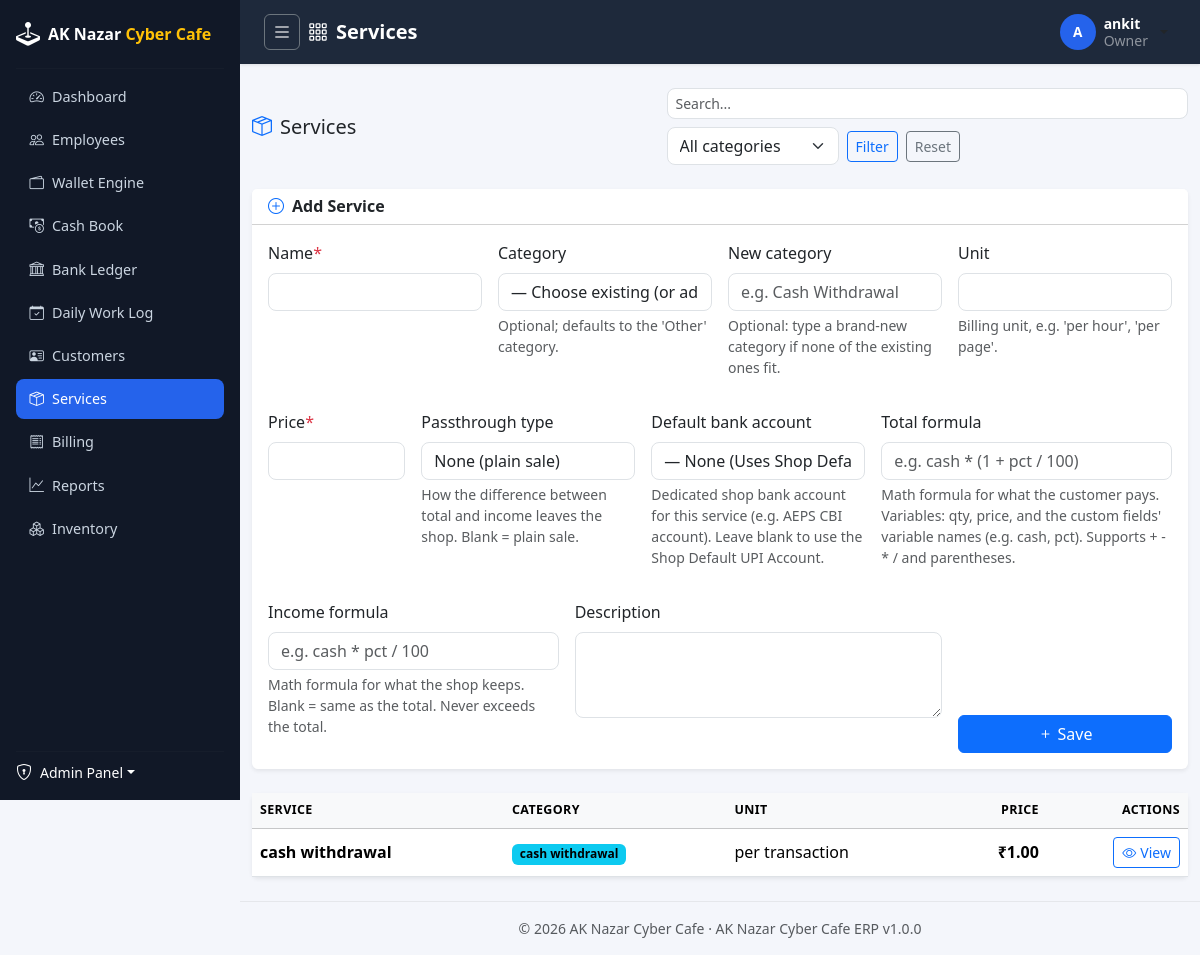
/services/ (signed in), run on the app's committed database.
### apps/accounts/models/user.py (models this page shows, shortened)
class User(BaseModel, AbstractBaseUser, PermissionsMixin):
    username = models.CharField(max_length=150, unique=True, db_index=True)
    email = models.EmailField(unique=True, null=True, blank=True, db_index=True)
    phone = models.CharField(max_length=15, unique=True, null=True, blank=True)
    first_name = models.CharField(max_length=100, blank=True)
    last_name = models.CharField(max_length=100, blank=True)
    is_staff = models.BooleanField(default=False)
    date_joined = models.DateTimeField(auto_now_add=True)
    objects = UserManager()
    USERNAME_FIELD = "username"
    REQUIRED_FIELDS = []
    class Meta:
        ordering = ["-date_joined"]
        verbose_name = "User"
        verbose_name_plural = "Users"
    def get_full_name(self):
        full_name = " ".join(part for part in (self.first_name, self.last_name) if part).strip()
        return full_name or self.username
    def get_short_name(self):
        return self.first_name or self.username

### apps/employees/models/employee.py (models this page shows, shortened)
class Employee(BaseModel):
    user = models.OneToOneField(
        settings.AUTH_USER_MODEL,
        on_delete=models.CASCADE,
        related_name="employee",
        help_text="Login account this employee profile belongs to.",
    )
    employee_code = models.CharField(max_length=20, unique=True, editable=False, db_index=True)
    full_name = models.CharField(max_length=150)
    role = models.CharField(max_length=30, choices=Role.choices, default=Role.STAFF, db_index=True)
    status = models.CharField(
        max_length=30,
        choices=EmploymentStatus.choices,
        default=EmploymentStatus.ACTIVE,
        db_index=True,
    )
    gender = models.CharField(max_length=10, choices=Gender.choices, blank=True)
    date_of_birth = models.DateField(null=True, blank=True)
    date_of_joining = models.DateField(null=True, blank=True)
    personal_phone = models.CharField(max_length=15, blank=True)
    personal_email = models.EmailField(blank=True)
    emergency_contact_name = models.CharField(max_length=150, blank=True)
    emergency_contact_phone = models.CharField(max_length=15, blank=True)
    address_line = models.CharField(max_length=255, blank=True)
    city = models.CharField(max_length=100, blank=True)
    state = models.CharField(max_length=100, blank=True)
    pincode = models.CharField(max_length=10, blank=True)
    id_proof_type = models.CharField(max_length=20, choices=IdProofType.choices, blank=True)
    id_proof_number = models.CharField(max_length=50, blank=True)
    photo = models.ImageField(upload_to="employees/photos/", blank=True, null=True)
    notes = models.TextField(blank=True)
    hourly_rate = money_field(default=0, blank=True)
    can_create_bills = models.BooleanField(
        default=False,
        db_index=True,
        help_text="Grant counter billing & invoice creation access regardless of base role.",
    )
    class Meta:
        ordering = ["-created_at"]
        verbose_name = "Employee"
        verbose_name_plural = "Employees"
        indexes = [
            models.Index(fields=["role", "status"]),
        ]

### apps/services/models/service.py (models this page shows, shortened)
class Service(BaseModel):
    name = models.CharField(max_length=150, unique=True)
    category = models.ForeignKey(
        Category,
        on_delete=models.PROTECT,
        null=True,
        blank=True,
        related_name="services",
        db_index=True,
        help_text="Optional; defaults to the 'Other' category.",
    )
    unit = models.CharField(max_length=50, blank=True, help_text="Billing unit, e.g. 'per hour', 'per page'.")
    price = money_field()
    description = models.TextField(blank=True)
    passthrough_type = models.CharField(
        max_length=20,
        choices=ServicePassThroughType.choices,
        default=ServicePassThroughType.NONE,
        help_text="How pass-through money leaves the shop when this service is billed.",
    )
    total_formula = models.CharField(
        max_length=255,
        blank=True,
        help_text="Optional formula for what the customer is charged. Uses field variables, qty, price. "
        "Leave blank for qty × price.",
    )
    income_formula = models.CharField(
        max_length=255,
        blank=True,
        help_text="Optional formula for what the shop keeps. Leave blank to keep the whole line amount.",
    )
    default_bank_account = models.ForeignKey(
        "finance.BankAccount",
        on_delete=models.SET_NULL,
        null=True,
        blank=True,
        related_name="services",
        help_text="Default/dedicated bank account for this service (e.g. AEPS CBI account)",
    )
    class Meta:
        ordering = ["category__name", "name"]
        verbose_name = "Service"
        verbose_name_plural = "Services"
        indexes = [
            models.Index(fields=["category", "name"]),
        ]
    @property
    def category_name(self) -> str:
        return self.category.name if self.category else "Other"

class Category(BaseModel):
    name = models.CharField(max_length=50, unique=True)
    class Meta:
        ordering = ["name"]
        verbose_name = "Service Category"
        verbose_name_plural = "Service Categories"
    def __str__(self):
        return self.name

### apps/services/views/service.py (the view, shortened to what this page needs)
# urls.py: path("", service_views.ServiceListView.as_view(), name="list"),
class ServiceListView(LoginRequiredMixin, PermissionRequiredMixin, ListView):
    permission_required = "services.view_service"
    template_name = "services/service_list.html"
    context_object_name = "services"
    paginate_by = 20
    def get_queryset(self):
        form = ServiceFilterForm(self.request.GET)
        filters = {}
        if form.is_valid():
            filters = {
                "category": form.cleaned_data.get("category"),
                "q": self.request.GET.get("q", ""),
            }
        return ServiceSelector.list_services(filters)
    def get_context_data(self, **kwargs):
        context = super().get_context_data(**kwargs)
        context["page_title"] = "Services"
        context["filter_form"] = ServiceFilterForm(self.request.GET)
        if self.request.user.has_perm("services.add_service"):
            context["service_form"] = ServiceForm()
        return context

### apps/services/forms/service.py
class ServiceFilterForm(forms.Form):
    category = forms.ModelChoiceField(
        queryset=Category.objects.order_by("name"),
        required=False,
        empty_label="All categories",
        widget=forms.Select(attrs={"class": "form-select"}),
    )

### apps/common/context_processors.py (called while the page is built)
def erp_context(request):
    return {
        "ERP_APP_NAME": settings.ERP_APP_NAME,
        "ERP_APP_VERSION": settings.ERP_APP_VERSION,
        "ERP_COMPANY_NAME": settings.ERP_COMPANY_NAME,
        "ERP_COMPANY_ADDRESS": settings.ERP_COMPANY_ADDRESS,
    }

### apps/common/managers.py (called while the page is built)
    def get_queryset(self):
        return super().get_queryset().filter(deleted_at__isnull=True)

### apps/common/templatetags/erp_tags.py (called while the page is built)
@register.filter(name="inr")
def inr(value, decimal_places: int = 2) -> str:
    if value in (None, ""):
        return "\u20b90.00"
    try:
        amount = Decimal(str(value))
    except Exception:
        return str(value)
    amount = amount.quantize(Decimal("1." + "0" * decimal_places), rounding=ROUND_HALF_UP)
    formatted = number_format(amount, decimal_pos=decimal_places, use_l10n=True)
    return f"\u20b9{formatted}"

@register.filter(name="add_class")
def add_class(field, css_class: str):
    return field.as_widget(attrs={"class": css_class})

### apps/finance/models/bank.py (called while the page is built)
    def __str__(self):
        return f"{self.account_name} ({self.bank_name})"

### apps/services/selectors/service_selector.py (called while the page is built)
    @staticmethod
    def list_services(filters: dict):
        queryset = Service.objects.select_related("category").order_by("category__name", "name")
        category = filters.get("category")
        q = filters.get("q", "")
        if category:
            queryset = queryset.filter(category=category)
        if q:
            queryset = queryset.filter(Q(name__icontains=q) | Q(description__icontains=q))
        return queryset

### templates/services/service_list.html (shortened to what this page needs)
{% extends "base.html" %}
{% load erp_tags %}
{% block content %}
<div class="d-flex flex-wrap align-items-center justify-content-between gap-2 mb-4">
    <h5 class="mb-0"><i class="bi bi-box-seam me-2 text-primary"></i>Services</h5>
    <form method="get" class="d-flex flex-wrap gap-2 align-items-center">
        <input type="text" name="q" class="form-control form-control-sm" placeholder="Search...">
        {% for field in filter_form %}
            <div class="form-group mb-0">{{ field }}</div>
        {% endfor %}
        <button class="btn btn-sm btn-outline-primary">Filter</button>
        <a href="{% url 'services:list' %}" class="btn btn-sm btn-outline-secondary">Reset</a>
    </form>
</div>
{% if service_form %}
    <div class="card shadow-sm border-0 mb-4">
        <div class="card-header bg-white">
            <h6 class="mb-0 fw-semibold"><i class="bi bi-plus-circle me-2 text-primary"></i>Add Service</h6>
        </div>
        <div class="card-body">
            <form method="post" class="row g-3">
                <div class="col-md-3">{% include "includes/field.html" with field=service_form.name %}</div>
                <div class="col-md-3">{% include "includes/field.html" with field=service_form.category %}</div>
                <div class="col-md-3">{% include "includes/field.html" with field=service_form.new_category %}</div>
                <div class="col-md-3">{% include "includes/field.html" with field=service_form.unit %}</div>
                <div class="col-md-2">{% include "includes/field.html" with field=service_form.price %}</div>
                <div class="col-md-3">{% include "includes/field.html" with field=service_form.passthrough_type %}</div>
                <div class="col-md-3">{% include "includes/field.html" with field=service_form.default_bank_account %}</div>
                <div class="col-md-4">{% include "includes/field.html" with field=service_form.total_formula %}</div>
                <div class="col-md-4">{% include "includes/field.html" with field=service_form.income_formula %}</div>
                <div class="col-md-5">{% include "includes/field.html" with field=service_form.description %}</div>
                <div class="col-md-3 d-flex align-items-end">
                    <button type="submit" class="btn btn-primary w-100"><i class="bi bi-plus me-1"></i>Save</button>
                </div>
            </form>
        </div>
    </div>
{% endif %}
<div class="card shadow-sm border-0">
    <div class="table-responsive">
        <table class="table table-hover align-middle mb-0">
            <thead class="table-light">
                <tr>
                    <th scope="col">Service</th>
                    <th scope="col">Category</th>
                    <th scope="col">Unit</th>
                    <th scope="col" class="text-end">Price</th>
                    <th scope="col" class="text-end">Actions</th>
                </tr>
            </thead>
            <tbody>
                {% for service in services %}
                    <tr>
                        <td class="fw-semibold">{{ service.name }}</td>
                        <td><span class="badge text-bg-info">{{ service.category_name }}</span></td>
                        <td>{{ service.unit|default:"—" }}</td>
                        <td class="text-end fw-semibold">{{ service.price|inr }}</td>
                        <td class="text-end">
                            <a href="{% url 'services:detail' service.pk %}" class="btn btn-sm btn-outline-primary">
                                <i class="bi bi-eye me-1"></i>View
                            </a>
                        </td>
                    </tr>
                {% endfor %}
            </tbody>
        </table>
    </div>
</div>
{% endblock %}

### templates/includes/topbar.html (shortened to what this page needs)
<nav class="app-topbar d-flex align-items-center justify-content-between px-3 px-md-4">
    <div class="d-flex align-items-center gap-2">
        <button class="btn btn-sm btn-outline-light d-flex align-items-center justify-content-center p-2 rounded-2 border-secondary" type="button" id="sidebarToggle" title="Toggle Dashboard Sidebar (Expand/Collapse)" style="width: 36px; height: 36px;">
            <i class="bi bi-list fs-5"></i>
        </button>
        <h5 class="mb-0 text-white fw-semibold d-flex align-items-center">
            <i class="bi bi-grid-3x3-gap me-2"></i>{{ page_title|default:"Dashboard" }}
        </h5>
    </div>
    <div class="d-flex align-items-center gap-3">
        <div class="dropdown">
            <button class="btn btn-user dropdown-toggle d-flex align-items-center gap-2" type="button" data-bs-toggle="dropdown">
                <span class="user-avatar d-inline-flex align-items-center justify-content-center">
                    {{ request.user.get_short_name|slice:":1"|upper }}
                </span>
                <span class="d-none d-md-inline text-start lh-sm">
                    <span class="d-block small fw-semibold text-white">{{ request.user.get_full_name }}</span>
                    <span class="d-block small text-white-50">
                        {% if request.user.employee %}{{ request.user.employee.get_role_display }}{% else %}Administrator{% endif %}
                    </span>
                </span>
            </button>
        </div>
    </div>
</nav>

### templates/includes/field.html (shortened to what this page needs)
{% load erp_tags %}
<div class="mb-3">
    <label for="{{ field.id_for_label }}" class="form-label">
        {{ field.label }}{% if field.field.required %}<span class="text-danger">*</span>{% endif %}
    </label>
    {{ field|add_class:"form-control" }}
    {% if field.help_text %}<div class="form-text">{{ field.help_text }}</div>{% endif %}
</div>

### static/css/site.css (style rules this page uses)
:root { --erp-sidebar-bg: #111827; --erp-sidebar-hover: #1f2937; --erp-sidebar-active: #2563eb; --erp-topbar-bg: #1e293b; --erp-accent: #2563eb; --erp-accent-warm: #f59e0b; --erp-content-bg: #f4f6fb; }
body { background: var(--erp-content-bg); font-family: "Segoe UI", system-ui, -apple-system, Roboto, "Helvetica Neue", sans-serif; }
.app-topbar { background: var(--erp-topbar-bg); min-height: 64px; box-shadow: 0 1px 3px rgba(0, 0, 0, 0.1); }
.btn-user { background: transparent; border: none; padding: 0.25rem 0.5rem; }
.user-avatar, .user-avatar-sm, .user-avatar-lg { display: inline-flex; align-items: center; justify-content: center; background: var(--erp-accent); color: #fff; font-weight: 700; border-radius: 50%; flex-shrink: 0; }
.user-avatar { width: 36px; height: 36px; font-size: 0.85rem; }
.form-control, .form-select { border-radius: 0.5rem; }
.table thead th { font-size: 0.78rem; text-transform: uppercase; letter-spacing: 0.03em; }

### data on the page
User: user.get_short_name "A", user.get_full_name "ankit", user.employee.role "Owner"
Service: name "cash withdrawal", category_name "cash withdrawal", unit "per transaction", price|inr "₹1.00"

### other printed values
{{ page_title|default:"Dashboard" }} "Services"
{{ field.label }} "Name Category New category Unit Price Passthrough type Default bank account Total formula Income formula Description"
{{ ERP_COMPANY_NAME }} "AK Nazar Cyber Cafe"
{{ ERP_APP_NAME }} "AK Nazar Cyber Cafe ERP"
{{ ERP_APP_VERSION }} "1.0.0"
